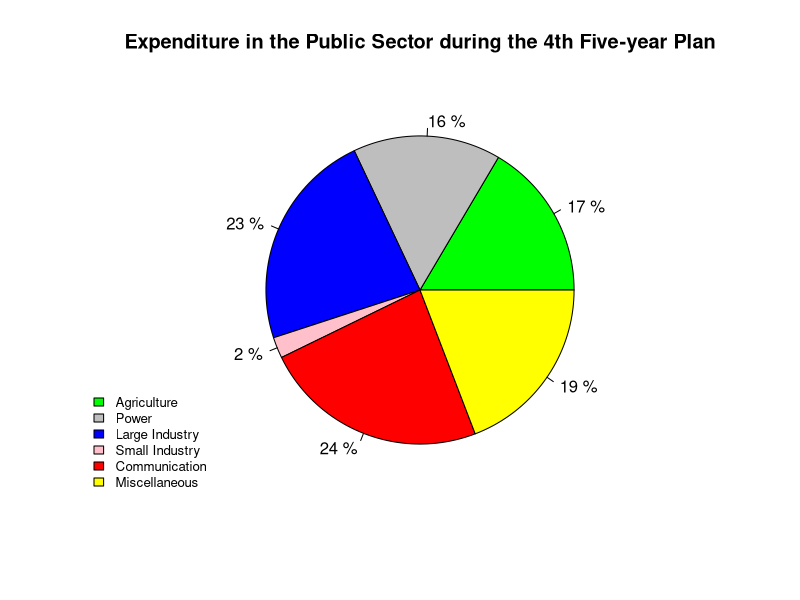
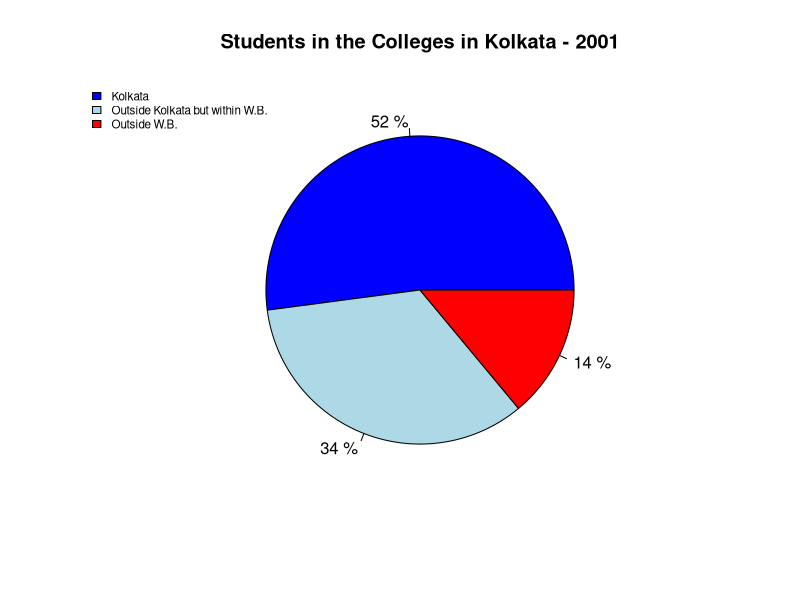

Generate these figures, in order, with R:
## ---- chunk 1
# Q 1. (m)
student_names <- c("Ananda", "Debarghya", "Nitesh", "Ranit", "Romit")
student_marks <- c("50", "55", "49", "51", "48")

my_data_frame <- data.frame(student_names, student_marks)
my_data_frame

new_students <- c("Teesha", "Ripan")
new_marks <- c("45", "45")

new_data_frame <- data.frame(new_students, new_marks)
new_data_frame

# rbind(my_data_frame, new_data_frame) this will throw an error as the column names of my_data_frame and new_data_frame are not same

rbind(my_data_frame, setNames(new_data_frame, names(my_data_frame)))
## ---- chunk 2
data <- 1:12
my_mat <- matrix(data, nrow = 3, ncol = 4, byrow = TRUE)

my_mat

new <- c(rep(1, 4))

rbind(my_mat, setNames(new, names(my_mat)))
## ---- chunk 3
# Q 1. (n)
round(pi, digits = 5)
## ---- chunk 4
# Q 1. (o)
a <- matrix(c(2, 3, 4, 5), nrow = 2, ncol = 2, byrow = TRUE)
eigen(a)$vectors
## ---- chunk 5
# Q 1. (q)
x <- factor(c(2, 6, 4, 2, 4, 4, 6))
x # this prints the vector and the levels
# levels(x) # this prints the levels of the vector x
## ---- chunk 6
# Q 2. (g)
slices <- c(2217, 2085, 3090, 295, 3173, 2575)

sector_names <- c("Agriculture", "Power", "Large Industry", "Small Industry", "Communication", "Miscellaneous")

sector_colors <- c("Green", "Grey", "Blue", "Pink", "Red", "Yellow")

percentages <- round((slices/sum(slices))*100)

tags <- paste(percentages, "%", sep = " ")

pie(slices,
    col = sector_colors,
    labels = tags,
    main = "Expenditure in the Public Sector during the 4th Five-year Plan")

legend("bottomleft",
       legend = sector_names,
       fill = sector_colors,
       cex = 0.8,
       bty = "n")
## ---- chunk 7
# Q. 2. (h)
random_normal_sample <- rnorm(100)

random_normal_sample

quantile(random_normal_sample)
## ---- chunk 8
# Q. 3. (c) (i)
number_of_students <- c(22400, 14600, 6000)

places <- c("Kolkata", "Outside Kolkata but within W.B.", "Outside W.B.")

colors <- c("Blue", "Lightblue", "Red")

percentages <- round((number_of_students/sum(number_of_students))*100)

tags <- paste(percentages, "%", sep = " ")

pie(number_of_students,
    labels = tags,
    col = colors,
    main = "Students in the Colleges in Kolkata - 2001")

legend("topleft",
       fill = colors,
       legend = places,
       cex = 0.7,
       bty = "n")
## ---- chunk 9
x <- seq(from = 0.00, to = 1.0, by = 0.01)

y <- pnorm(x)

my_df <- data.frame(x, F = y)
my_df
